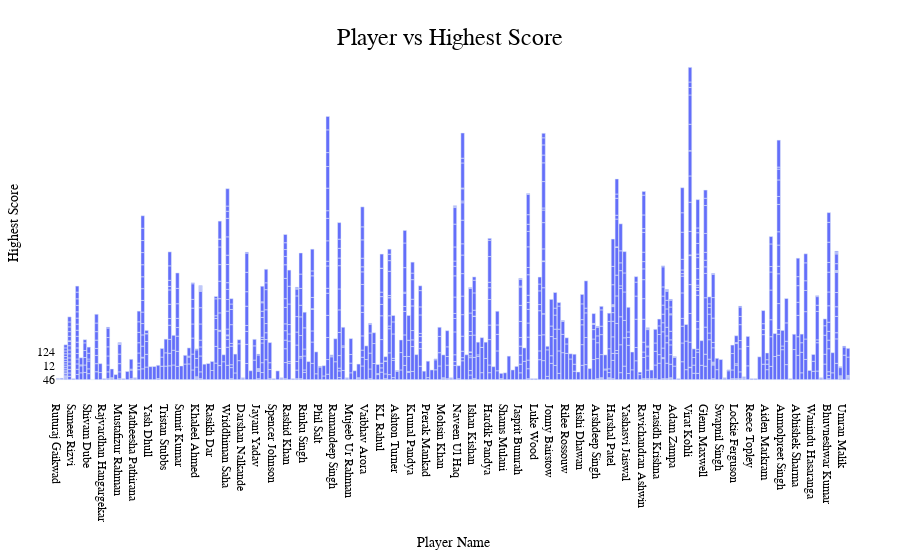

Write notebook code for a chart like this one.
### Code cell
fig = px.bar(ipl_data, x='Player_Name', y='Highest_Score', title='Player vs Highest Score',
             labels={'Player_Name': 'Player Name', 'Highest_Score': 'Highest Score'})

fig.update_layout(
    xaxis=dict(title='Player Name'),
    yaxis=dict(title='Highest Score'),
    plot_bgcolor='white',
    bargap=0.1,
    font=dict(family='Arial', size=12, color='black'),
    title=dict(x=0.5, y=0.95, font=dict(size=24)),
    margin=dict(l=50, r=50, t=50, b=50),
)

fig.show()

### Figure 1 — Plotly figure (JSON) as saved in the notebook; plotly's stock layout.template omitted (floating-point values rounded to 4 significant figures; data arrays with more than 128 entries replaced by an {"elided": "..."} marker saying what was removed)
{"data": [{"alignmentgroup": "True", "hovertemplate": "Player Name=%{x}<br>Highest Score=%{y}<extra></extra>", "legendgroup": "", "marker": {"color": "#636efa", "pattern": {"shape": ""}}, "name": "", "offsetgroup": "", "orientation": "v", "showlegend": false, "textposition": "auto", "type": "bar", "x": {"elided": "1131 str values"}, "xaxis": "x", "y": {"elided": "1131 str values"}, "yaxis": "y"}], "layout": {"autosize": true, "bargap": 0.1, "barmode": "relative", "font": {"color": "black", "family": "Arial", "size": 12}, "legend": {"tracegroupgap": 0}, "margin": {"b": 50, "l": 50, "r": 50, "t": 50}, "plot_bgcolor": "white", "title": {"font": {"size": 24}, "text": "Player vs Highest Score", "x": 0.5, "y": 0.95}, "xaxis": {"anchor": "y", "autorange": true, "domain": [0, 1], "range": [-0.5, 205.5], "title": {"text": "Player Name"}, "type": "category"}, "yaxis": {"anchor": "x", "autorange": true, "domain": [0, 1], "range": [-126.8, 2410.0], "title": {"text": "Highest Score"}, "type": "category"}}}
